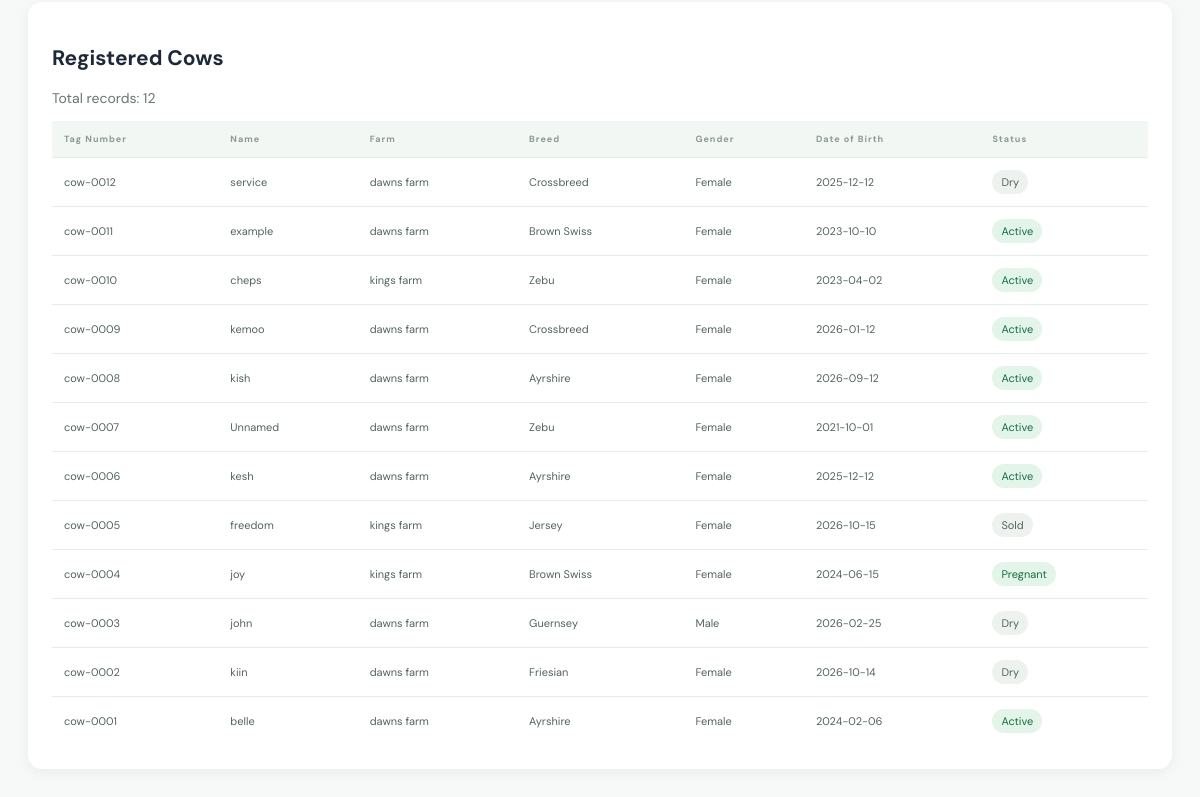
/cows.php (signed in, lower part), run on an earlier commit of the app's database.
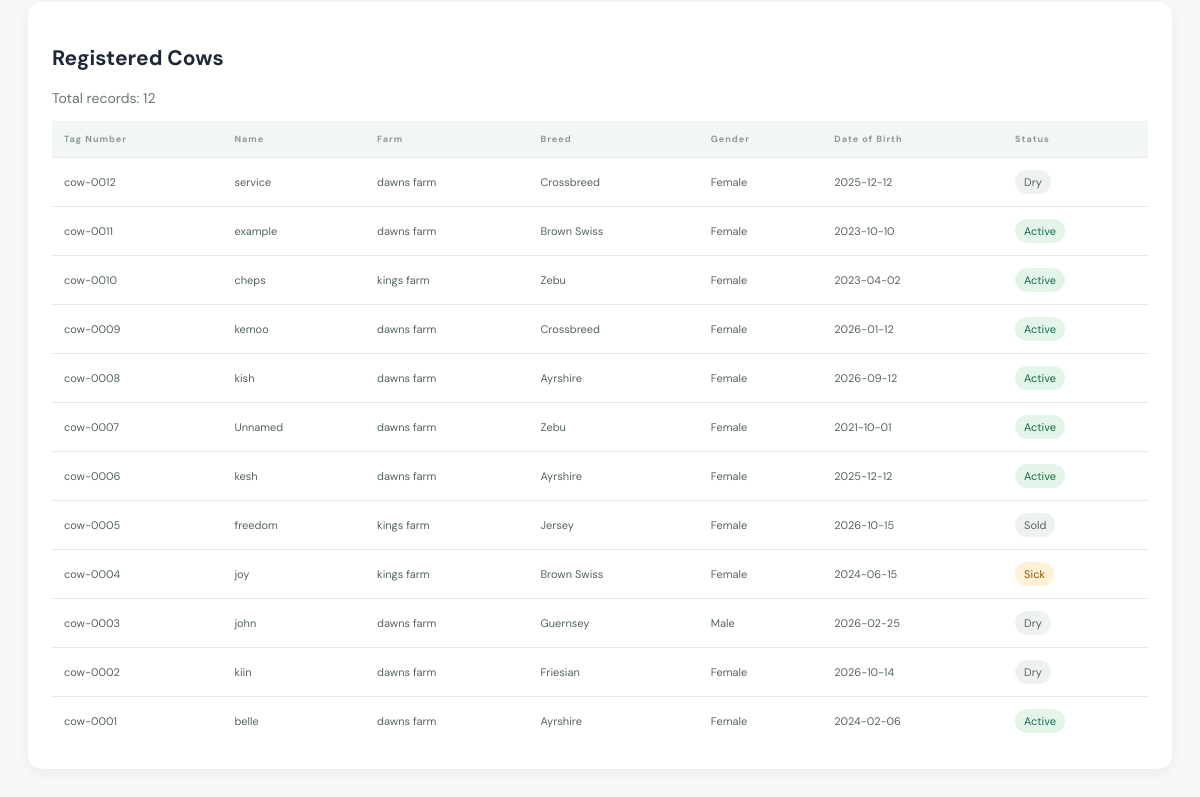
And on a later commit of the database.
### tables this page shows
CREATE TABLE `cows` (
  `cow_id` int(11) NOT NULL,
  `farm_id` int(11) NOT NULL,
  `tag_number` varchar(50) NOT NULL,
  `cow_name` varchar(100) DEFAULT NULL,
  `date_of_birth` date NOT NULL,
  `breed` varchar(100) DEFAULT NULL,
  `gender` enum('female','male') NOT NULL,
  `origin` enum('born_on_farm','acquired') NOT NULL DEFAULT 'acquired',
  `mother_id` int(11) DEFAULT NULL,
  `father_id` int(11) DEFAULT NULL,
  `status` enum('active','sick','pregnant','dry','sold','deceased') DEFAULT 'active',
  `notes` text DEFAULT NULL,
  `created_at` timestamp NOT NULL DEFAULT current_timestamp(),
  `manager_id` int(11) DEFAULT NULL
);

CREATE TABLE `farms` (
  `farm_id` int(11) NOT NULL,
  `farm_name` varchar(150) NOT NULL,
  `location` varchar(255) DEFAULT NULL,
  `contact_phone` varchar(30) DEFAULT NULL,
  `created_at` timestamp NOT NULL DEFAULT current_timestamp(),
  `status` enum('active','inactive') DEFAULT 'active'
);

### includes/auth.php (called while the page is built, shortened)
<?php
function e(?string $value): string
{
    return htmlspecialchars($value ?? '', ENT_QUOTES, 'UTF-8');
}

### cows.php (the view, shortened to what this page needs)
<?php
require_once __DIR__ . '/includes/auth.php';
$role = $_SESSION['role_name'];
$isSuperAdmin = $role === 'super_admin';
$errors = [];
$cows = [];
try {
    if ($isSuperAdmin) {
        $stmt = $pdo->query(
            "SELECT c.*, f.farm_name
         FROM cows c
         INNER JOIN farms f ON f.farm_id = c.farm_id
         ORDER BY c.created_at DESC"
        );
    }
    $cows = $stmt->fetchAll(PDO::FETCH_ASSOC);
} catch (Throwable $e) {
    $errors[] = $e instanceof RuntimeException
        ? $e->getMessage()
        : 'Something went wrong while loading cow records. Check your database configuration and table structure.';
}
function cowStatusClass(string $status): string
{
    return match ($status) {
        'active' => 'active',
        'pregnant' => 'pregnant',
        'sick' => 'sick',
        'dry' => 'dry',
        'sold' => 'sold',
        'deceased' => 'deceased',
        default => ''
    };
}
?>
<!DOCTYPE html>
<html lang="en">
<head>
    <link rel="stylesheet" href="assets/style.css">
</head>
<body>
    <div class="cow-page">
        <section class="cow-card">
            <h2>Registered Cows</h2>
            <p class="cow-muted">
                Total records: <?= count($cows) ?>
            </p>
            <div class="cow-table-wrap">
                <table class="cow-table">
                    <thead>
                        <tr>
                            <th>Tag Number</th>
                            <th>Name</th>
                            <th>Farm</th>
                            <th>Breed</th>
                            <th>Gender</th>
                            <th>Date of Birth</th>
                            <th>Status</th>
                        </tr>
                    </thead>
                    <tbody>
                        <?php if (empty($cows)): ?>
                            <tr>
                                <td colspan="7">
                                    No cow records found.
                                </td>
                            </tr>
                        <?php else: ?>
                            <?php foreach ($cows as $cow): ?>
                                <tr>
                                    <td>
                                        <?= e($cow['tag_number']) ?>
                                    </td>
                                    <td>
                                        <?= e($cow['cow_name'] ?: 'Unnamed') ?>
                                    </td>
                                    <td>
                                        <?= e($cow['farm_name']) ?>
                                    </td>
                                    <td>
                                        <?= e($cow['breed'] ?: 'Not recorded') ?>
                                    </td>
                                    <td>
                                        <?= e(ucfirst($cow['gender'])) ?>
                                    </td>
                                    <td>
                                        <?= e($cow['date_of_birth'] ?: 'Not recorded') ?>
                                    </td>
                                    <td>
                                        <span class="cow-status <?= e(cowStatusClass($cow['status'])) ?>">
                                            <?= e($cow['status']) ?>
                                        </span>
                                    </td>
                                </tr>
                            <?php endforeach; ?>
                        <?php endif; ?>
                    </tbody>
                </table>
            </div>
        </section>
    </div>
</body>
</html>
</body>
</html>

What changed in the data, as far as the page shows it:
changed cows "cow-0004": status "Pregnant" → "Sick"
